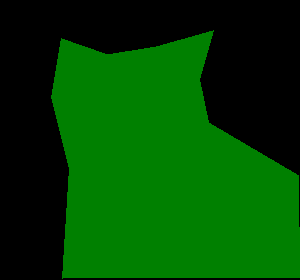
#> input picture 8_final_proj/Team YTK/VOC/SegmentationClass/cat.1.png, 300 x 280 px
$ jupyter execute image_encoding.ipynb
#> lines starting #> are read from the running program, lines starting #| are printed output that depends on the picture; after the words box and inside, x2 and y2 are one past the last pixel; in counts of white or black regions, pixels touching at a corner belong together; pictures that were not available may be replaced by others from this repository, and a replacement may not be noted
[cell 1]
from pathlib import Path
from PIL import Image
import numpy as np
import cv2

[cell 2]
root = Path.cwd()
for _ in range(6):
    if (root / '8_final_proj').exists():
        break
    if root.parent == root:
        break
    root = root.parent

team_candidates = [
    Path.cwd(),
    root / '8_final_proj' / 'Team YTK',
]
TEAM = next((p for p in team_candidates if p.is_dir() and p.name == 'Team YTK'), None)
if TEAM is None:
    hits = [p for p in root.rglob('Team YTK') if p.is_dir()]
    TEAM = hits[0] if hits else None
if TEAM is None:
    raise FileNotFoundError(f"Can't find 'Team YTK' under {root}")

candidate_masks = [TEAM / 'VOC' / 'SegmentationClass', TEAM / 'SegmentationClass']
MASK_DIR = next((p for p in candidate_masks if p.is_dir()), None)
if MASK_DIR is None:
    raise FileNotFoundError(
        "No 'SegmentationClass' directory found. "
        f"Checked: {candidate_masks[0]} , {candidate_masks[1]} . "
    )

IMG_DIR = TEAM / 'VOC' / 'JPEGImages'

mask_path = str(MASK_DIR)
img_path = str(IMG_DIR)

print('Using Team dir  :', TEAM)
print('Using image dir :', IMG_DIR, ' (exists?', IMG_DIR.exists(), ')')
print('Using mask dir  :', MASK_DIR, ' (exists?', MASK_DIR.exists(), ')')
print('PNG masks       :', len(list(MASK_DIR.glob('*.png'))))
print('Images (jpg/png):', len(list(IMG_DIR.glob('*.jpg'))) + len(list(IMG_DIR.glob('*.png'))))

[cell 3]
try:
    sm = next(MASK_DIR.glob('*.png'))
    mode = Image.open(sm).mode
#> mode = 'P'
    print('Sample mask:', sm.name, 'mode:', mode)
#| Sample mask: cat.1.png mode: P
except StopIteration:
    print('Warning: no masks found to probe.')
    mode = None

[cell 4]
def load_mask_as_ids(path: Path) -> np.ndarray:
    im = Image.open(path)
    if im.mode == 'P':
        return np.array(im, dtype=np.int32)
    arr = cv2.imread(str(path), cv2.IMREAD_UNCHANGED)
    if arr is None:
        arr = np.array(im.convert('RGB'))
    if arr.ndim == 2:
        arr = np.stack([arr]*3, axis=-1)
    elif arr.shape[-1] == 4:
        arr = cv2.cvtColor(arr, cv2.COLOR_BGRA2BGR)
    code = (arr[...,0].astype(np.uint32)
           + (arr[...,1].astype(np.uint32) << 8)
           + (arr[...,2].astype(np.uint32) << 16))
    uniques = np.unique(code)
    order = sorted(uniques, key=lambda x: (x != 0, x))  # (0,0,0) -> 0
    lut = {c:i for i,c in enumerate(order)}
    out = np.empty(code.shape, dtype=np.int32)
    out[:] = -1
    for c,i in lut.items():
        out[code == c] = i
    if (out < 0).any():
        raise RuntimeError('Some pixels did not map to any label.')
    return out

def build_pairs():
    imgs = {p.stem for p in IMG_DIR.glob('*.jpg')} | {p.stem for p in IMG_DIR.glob('*.png')}
    msks = {p.stem for p in MASK_DIR.glob('*.png')}
    paired = sorted(imgs & msks)
    print(f'images: {len(imgs)}  masks: {len(msks)}  paired: {len(paired)}')
    if len(paired) < min(len(imgs), len(msks)):
        extra_img = sorted(list(imgs - msks))[:5]
        extra_msk = sorted(list(msks - imgs))[:5]
        if extra_img: print('example images without mask:', extra_img)
        if extra_msk: print('example masks without image:', extra_msk)
    return paired

print('Setup complete.')

[cell 5]
import os
import numpy as np
from PIL import Image
from tqdm import tqdm

[cell 6]
def create_color_to_label_map(mask_folder_path):
    """
    Scans all masks in a folder to find unique colors and create a mapping
    from color to a class label.
    """
    print(f"Scanning masks in '{mask_folder_path}'...")

    unique_colors = set()


    mask_files = os.listdir(mask_folder_path)
    print(mask_files)

    for filename in tqdm(mask_files, desc="Finding unique colors"):
        mask_path = os.path.join(mask_folder_path, filename)

        mask_bgr = cv2.imread(mask_path)
#> mask_bgr is the input picture: shape (280, 300, 3); mean B, G, R 0, 69.7, 0

        mask_rgb = cv2.cvtColor(mask_bgr, cv2.COLOR_BGR2RGB)
        # Reshape the (H, W, C) array to (H*W, C) to get a list of pixels
        pixels = mask_rgb.reshape(-1, 3)

        # Get unique rows (unique RGB colors)
        unique_pixel_colors = np.unique(pixels, axis=0)
#> unique_pixel_colors = [[0, 0, 0], [0, 128, 0]]

        # Add the unique colors found in this image to our overall set
        for color in unique_pixel_colors:
            unique_colors.add(tuple(color))
#> this loop made 2 passes
#> after the loop, unique_colors = 2 items


    sorted_colors = sorted(list(unique_colors))
#> sorted_colors = [(0, 0, 0), (0, 128, 0)]

    # Create the color-to-label dictionary
    color_to_label = {color: label for label, color in enumerate(sorted_colors)}
#> color_to_label = {(0, 0, 0): 0, (0, 128, 0): 1}

    print("\nScan complete!")
    print(f"Found {len(color_to_label)} unique classes.")
#| Found 2 unique classes.

    return color_to_label

[cell 7]
mask_path = str(MASK_DIR)
COLOR_TO_LABEL = create_color_to_label_map(mask_path)
#> COLOR_TO_LABEL = {(0, 0, 0): 0, (0, 128, 0): 1}
COLOR_TO_LABEL
#> Out = {(0, 0, 0): 0, (0, 128, 0): 1}

[cell 8]
def encode_mask_to_grayscale(mask_path, color_map):
    """
    Converts an RGB segmentation mask to a grayscale mask with class labels.
    """
    mask_bgr = cv2.imread(mask_path)
    mask_rgb = cv2.cvtColor(mask_bgr, cv2.COLOR_BGR2RGB)
    height, width, _ = mask_rgb.shape
#> height = 280; width = 300

    mask_grayscale = np.zeros((height, width), dtype=np.uint8)

    for color, label in color_map.items():
        matches = np.where(np.all(mask_rgb == color, axis=-1))
        mask_grayscale[matches] = label
#> this loop made 2 passes
#> (color, label, matches) on passes 1 to 2: ((0, 0, 0), 0, 38286 positions, rows 0 to 279, columns 0 to 299), ((0, 128, 0), 1, 45714 positions, rows 30 to 278, columns 51 to 299)
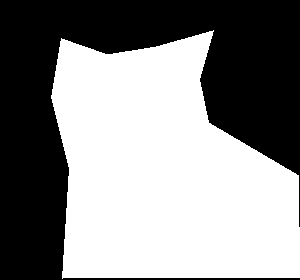
#> mask_grayscale: shape (280, 300); values 0 (black) and 1 (white), 54.4% white; 1 black region, box (x1, y1, x2, y2) and area: (0, 0, 300, 280) 38286

    return mask_grayscale

[cell 9]
sample_mask_file = str(next(MASK_DIR.glob('*.png')))
grayscale_label_mask = encode_mask_to_grayscale(sample_mask_file, COLOR_TO_LABEL)

[cell 10]
from pathlib import Path
import cv2
import numpy as np

# Choose a dedicated output directory
OUT_DIR = TEAM / "VOC" / "SegmentationClass_Encoded"   # or Path("encoded_masks")
OUT_DIR.mkdir(parents=True, exist_ok=True)

mask_paths = sorted(MASK_DIR.glob("*.png"))
print(f"Encoding {len(mask_paths)} masks to: {OUT_DIR}")

for mp in mask_paths:
    # If masks are palette ("P"), you can just read IDs with PIL and save; otherwise use your encoder
    # Here we assume RGB and use the color mapping:
    enc = encode_mask_to_grayscale(str(mp), COLOR_TO_LABEL)  # uint8 ID image
#> the loop in encode_mask_to_grayscale (call 2), `for color, label in color_map.items():` made 2 passes
    out_path = OUT_DIR / mp.name.replace(".png", ".png")      # keep same names
    cv2.imwrite(str(out_path), enc)
print("Done.")

[cell 11]
from pathlib import Path
import cv2

OUT_DIR_JPG = TEAM / "VOC" / "SegmentationClass_Encoded_JPG"
OUT_DIR_JPG.mkdir(parents=True, exist_ok=True)

for mp in MASK_DIR.glob("*.png"):
    grayscale_label_mask = encode_mask_to_grayscale(str(mp), COLOR_TO_LABEL)

    # Save as JPG instead of PNG
    out_path = OUT_DIR_JPG / mp.with_suffix(".jpg").name
    cv2.imwrite(str(out_path), grayscale_label_mask, [int(cv2.IMWRITE_JPEG_QUALITY), 100])

print(f"Saved {len(list(OUT_DIR_JPG.glob('*.jpg')))} JPG masks to {OUT_DIR_JPG}")

[cell 12]
from pathlib import Path
import cv2
import numpy as np
import matplotlib.pyplot as plt

# Where we saved encoded masks as JPGs in Cell 10
encoded_dir = TEAM / "VOC" / "SegmentationClass_Encoded_JPG"   # <-- change to your JPG output folder

# Pick one encoded mask to preview
sample_mask_path = next(encoded_dir.glob("*.jpg"), None)       # <-- look for .jpg
assert sample_mask_path is not None, f"No encoded masks found in {encoded_dir}"

# Read the mask WITHOUT channel conversion
mask = cv2.imread(str(sample_mask_path), cv2.IMREAD_UNCHANGED)
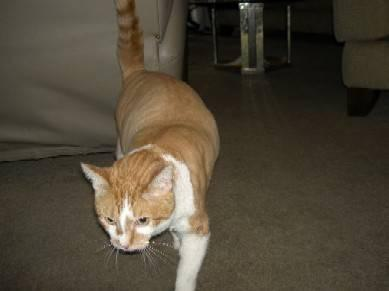
#> input picture 8_final_proj/Team YTK/VOC/JPEGImages/cat.2186.jpg, 389 x 291 px, given as the content of the folder _YTK/8_final_proj/Team YTK/VOC/SegmentationClass_Encoded_JPG, which was not available
#> mask is the input picture: shape (291, 389, 3); mean B, G, R 55.5, 70.4, 79.2
# If it accidentally loaded as 3-channels, convert to single-channel
if mask.ndim == 3:
    mask = cv2.cvtColor(mask, cv2.COLOR_BGR2GRAY)
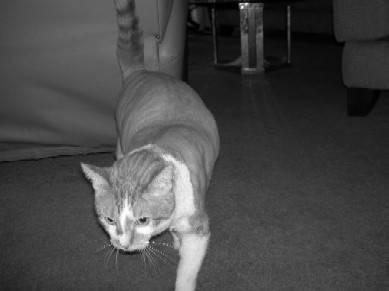
#> mask: shape (291, 389); min 0, max 254, mean 71.3

print(f"Mask: {sample_mask_path.name} shape={mask.shape} dtype={mask.dtype} "
      f"unique={np.unique(mask)[:20]}{'...' if np.unique(mask).size>20 else ''}")
#> (printed output is left out)

plt.figure(figsize=(5,5))
plt.imshow(mask, cmap="gray")     # force gray colormap for mask
plt.title(f"Encoded mask (JPG): {sample_mask_path.name}")
plt.axis("off")
plt.show()

# (Optional) Show an overlay on the corresponding image
jpeg_dir = TEAM / "VOC" / "JPEGImages"
img_path_jpg = jpeg_dir / (sample_mask_path.stem + ".jpg")
img_path_png = jpeg_dir / (sample_mask_path.stem + ".png")
img_path = img_path_jpg if img_path_jpg.exists() else img_path_png

if img_path.exists():
    img = cv2.imread(str(img_path))
    img = cv2.cvtColor(img, cv2.COLOR_BGR2RGB)

    # Simple overlay: normalize mask to 0..1 alpha and tint
    alpha = (mask > 0).astype(np.float32) * 0.4  # 40% where label > 0
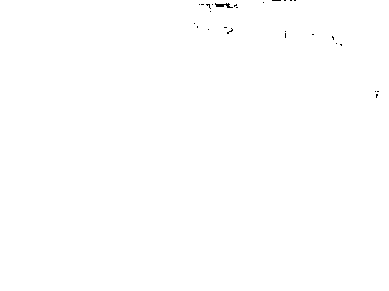
#> alpha: shape (291, 389) float32; values 0 (black) and 0.4 (white), 99.9% white; black in thin lines or dots, all inside (x1, y1, x2, y2) = (194, 0, 379, 98)
    overlay = img.copy()
    overlay[..., 0] = np.clip(overlay[..., 0] + 120 * (mask > 0), 0, 255)
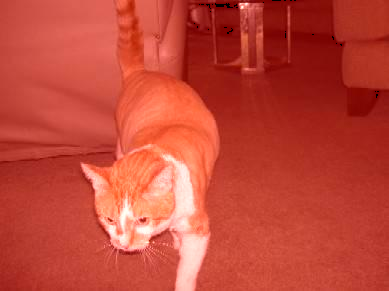
#> overlay: shape (291, 389, 3); mean R, G, B 193.8, 70.4, 55.5

    blended = (alpha[..., None] * overlay + (1 - alpha[..., None]) * img).astype(np.uint8)
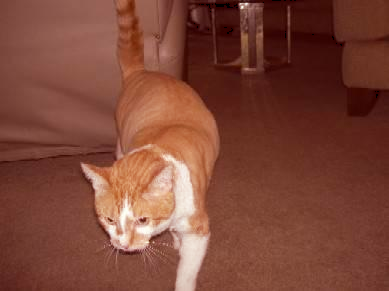
#> blended: shape (291, 389, 3); mean R, G, B 125, 70.4, 55.5

    plt.figure(figsize=(6,6))
    plt.imshow(blended)
    plt.title(f"Overlay: {img_path.name} + {sample_mask_path.name}")
    plt.axis("off")
    plt.show()
else:
    print(f"(Note) Couldn’t find matching image for {sample_mask_path.stem} in {jpeg_dir}")
